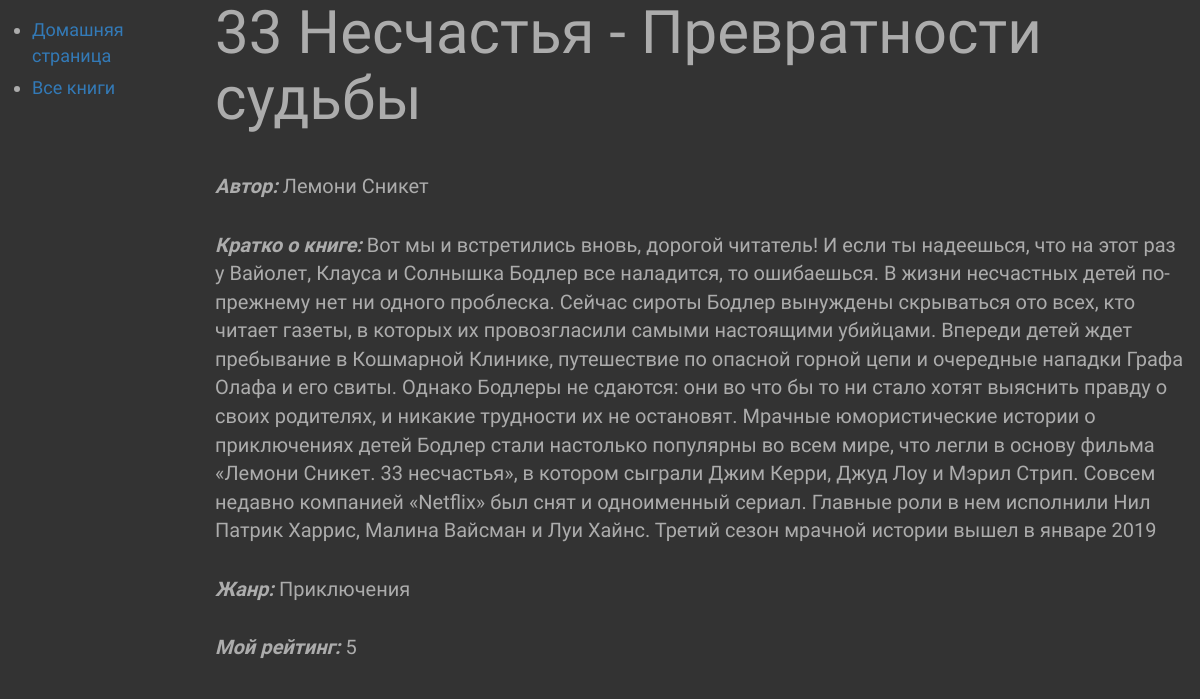
/catalog/book/1, run on the app's committed database.
### catalog/models.py (models this page shows, shortened)
class Book(models.Model):
    title = models.CharField(max_length=200)
    author = models.CharField(max_length=200, blank=True, null=True)
    summary = models.TextField(max_length=1000, help_text="Небольшое описание книги")
    genre = models.ManyToManyField(Genre, help_text="Выберите жанр книги")
    stars = models.IntegerField(validators=[MinValueValidator(1), MaxValueValidator(5)])

class Genre(models.Model):
    name = models.CharField(max_length=200, help_text="Введите жанр книги")
    def __str__(self):
        return self.name

### catalog/views.py (the view)
# urls.py: path('book/<int:pk>', views.BookDetailView.as_view(), name='book-detail'),
class BookDetailView(generic.DetailView):
    model = Book

### catalog/templates/catalog/book_detail.html
{% extends 'basic_generic.html' %}
{% block content %}
<br>
<br>
<br>
<br>
  <h1>{{ book.title }}</h1>
  <p><strong style="font-style: italic;">Автор:</strong> {{ book.author }}</p>
  <br>
  <p><strong style="font-style: italic;">Кратко о книге:</strong> {{ book.summary }}</p>
  <br>
  <p><strong style="font-style: italic;">Жанр:</strong> {% for genre in book.genre.all %} {{ genre }}{% if not forloop.last %}, {% endif %}{% endfor %}</p>
  <br>
  <p><strong style="font-style: italic;">Мой рейтинг:</strong> {{ book.stars }}</p>
{% endblock %}

### catalog/static/css/styles.css (style rules this page uses)
h1 { font-size: 60px; margin: -80px 0 40px; }

### data on the page
Book: author "Лемони Сникет", summary "Вот мы и встретились вновь, дорогой читатель! И если ты надеешься, что на этот раз у Вайолет, Клауса и Солнышка Бодлер все наладится, то ошибаешься. В жизни несчастных детей по-прежнему нет ни одного проблеска. Сейчас сироты Бодлер вынуждены скрываться ото всех, кто читает газеты, в которых их провозгласили самыми настоящими убийцами. Впереди детей ждет пребывание в Кошмарной Клинике, путешествие по опасной горной цепи и очередные нападки Графа Олафа и его свиты. Однако Бодлеры не сдаются: они во что бы то ни стало хотят выяснить правду о своих родителях, и никакие трудности их не остановят. Мрачные юмористические истории о приключениях детей Бодлер стали настолько популярны во всем мире,…", stars "5"
Genre: name "Приключения"
